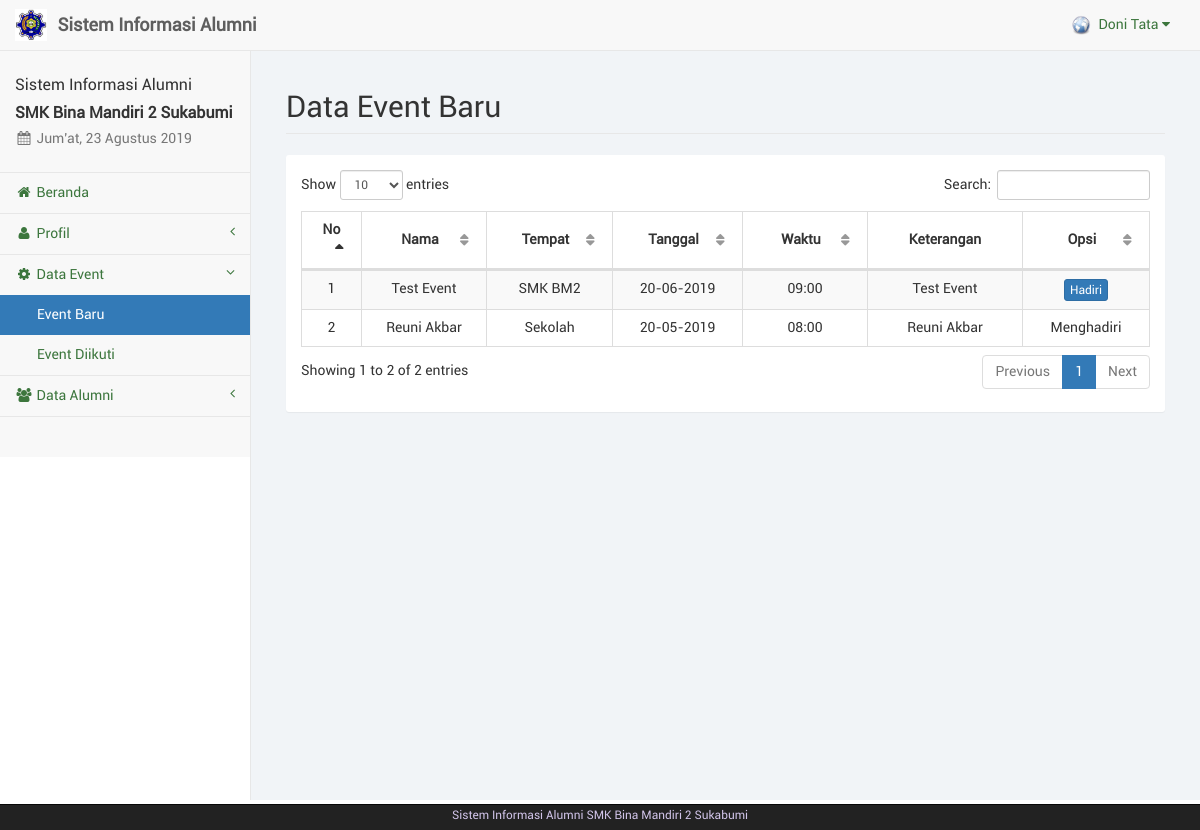
The page /alumni/event_baru.php (signed in) on the database its author committed.
### tables this page shows
CREATE TABLE IF NOT EXISTS `alumni` (
  `nis` varchar(20) NOT NULL,
  `nama` varchar(50) NOT NULL,
  `id_thn` int(11) NOT NULL,
  `jns_kelamin` varchar(20) NOT NULL,
  `tmpt_lahir` varchar(50) NOT NULL,
  `tgl_lahir` date NOT NULL,
  `telp` varchar(20) NOT NULL,
  `pekerjaan` varchar(50) NOT NULL,
  `alamat` text NOT NULL,
  `foto` text NOT NULL,
  `password` text NOT NULL
);

CREATE TABLE IF NOT EXISTS `event` (
  `id_event` int(11) NOT NULL,
  `nama_event` varchar(50) NOT NULL,
  `tgl_event` date NOT NULL,
  `tempat_event` varchar(50) NOT NULL,
  `waktu_event` varchar(20) NOT NULL,
  `batas_daftar` date NOT NULL,
  `keterangan` text NOT NULL,
  `status` varchar(20) NOT NULL,
  `id_adm` int(11) NOT NULL
);

### alumni/sess_check.php (called while the page is built, shortened)
<?php
	$chk_sess = $_SESSION['alumni'];
	include("../dist/config/koneksi.php");
	include("../dist/config/library.php");
	$sql_sess = "SELECT * FROM alumni WHERE nis='". $chk_sess ."'";
	$ress_sess = mysqli_query($conn, $sql_sess);
	$row_sess = mysqli_fetch_array($ress_sess);
	$sess_nis = $row_sess['nis'];
	$sess_alumniname = $row_sess['nama'];
	$sess_alumnifoto = $row_sess['foto'];
?>

### dist/config/library.php (called while the page is built, shortened)
<?php
function IndonesiaTgl($tanggal){
	$tgl=substr($tanggal,8,2);
	$bln=substr($tanggal,5,2);
	$thn=substr($tanggal,0,4);
	$tanggal="$tgl-$bln-$thn";
	return $tanggal;
}
?>

### alumni/event_baru.php (the view, shortened to what this page needs)
<?php
	include("sess_check.php");
	$pagedesc = "Data Event";
	include("layout_top.php");
?>
		<div id="page-wrapper">
            <div class="container-fluid">
                <div class="row">
                    <div class="col-lg-12">
                        <h1 class="page-header">Data Event Baru</h1>
                    </div>
                </div>
				<div class="row">
					<div class="col-lg-12"><?php include("layout_alert.php"); ?></div>
				</div>
				<div class="row">
					<div class="col-lg-12">
						<div class="panel panel-default">
							<div class="panel-body">
								<table class="table table-striped table-bordered table-hover" id="tabel-data">
									<thead>
										<tr>
											<th width="1%">No</th>
											<th width="10%">Nama</th>
											<th width="10%">Tempat</th>
											<th width="10%">Tanggal</th>
											<th width="10%">Waktu</th>
											<th width="10%">Keterangan</th>
											<th width="10%">Opsi</th>
										</tr>
									</thead>
									<tbody>
										<?php
											$i = 1;
											$nis = $sess_nis;
											$stt = "Open";
											$sql = "SELECT * FROM event WHERE status='$stt' ORDER BY tgl_event DESC";
											$ress = mysqli_query($conn, $sql);
											while($data = mysqli_fetch_array($ress)) {
												$id = $data['id_event'];
												echo '<tr>';
												echo '<td class="text-center">'. $i .'</td>';
												echo '<td class="text-center">'.$data['nama_event'].'</td>';
												echo '<td class="text-center">'. $data['tempat_event'] .'</td>';
												echo '<td class="text-center">'. IndonesiaTgl($data['tgl_event']) .'</td>';
												echo '<td class="text-center">'. $data['waktu_event'] .'</td>';
												echo '<td class="text-center">'. $data['keterangan'] .'</td>';
												echo '<td class="text-center">';
												$sqlcek = "SELECT * FROM temp_event WHERE nis='$nis' AND id_event='$id'";
												$resscek = mysqli_query($conn, $sqlcek);
												$rows = mysqli_num_rows($resscek);
												if($rows<1){
												?>
													  <a href="event_hadir.php?eve=<?php echo $data['id_event'];?>" onclick="return confirm('Apakah anda yakin akan menghadiri event <?php echo $data['nama_event'];?>?');" class="btn btn-primary btn-xs">Hadiri</a></td>
												<?php
												}else{
													echo "Menghadiri";
												}
													  echo '</td>';
												echo '</tr>';
												$i++;
											}
										?>
									</tbody>
								</table>
							</div>
						</div>
					</div>
				</div>
            </div>
        </div>
<?php
	include("layout_bottom.php");
?>

### alumni/layout_top.php (shortened to what this page needs)
<?php
	$haries = array("Sunday" => "Minggu", "Monday" => "Senin", "Tuesday" => "Selasa", "Wednesday" => "Rabu", "Thursday" => "Kamis", "Friday" => "Jum'at", "Saturday" => "Sabtu");
	$bulans = array("", "Januari", "Februari", "Maret", "April", "Mei", "Juni", "Juli", "Agustus", "September", "Oktober", "November", "Desember");
	$hari_ini = $haries[date("l")];
	$bulan_ini = $bulans[date("n")];
	$tanggal = date("d");
	$tahun = date("Y");
?>
<!DOCTYPE html>
<html lang="en">
<head>
	<link href="libs/bootstrap/dist/css/bootstrap.min.css" rel="stylesheet">
	<link href="libs/metisMenu/dist/metisMenu.min.css" rel="stylesheet">
    <link href="libs/datatables-plugins/integration/bootstrap/3/dataTables.bootstrap.css" rel="stylesheet">
    <link href="libs/datatables-responsive/css/dataTables.responsive.css" rel="stylesheet">
	<link href="dist/css/sb-admin-2.css" rel="stylesheet">
	<link href="dist/css/offline-font.css" rel="stylesheet">
	<link href="dist/css/custom.css" rel="stylesheet">
	<link href="libs/font-awesome/css/font-awesome.min.css" rel="stylesheet" type="text/css">
</head>
<body>
    <div id="wrapper">
        <nav class="navbar navbar-default navbar-static-top" role="navigation" style="margin-bottom: 0">
            <div class="navbar-header">
				<a class="navbar-brand hidden-xs" href="index.php">
					<img src="../foto/bm.jpg" alt="brand" width="32" class="float-left image-brand">
					<div class="float-right">&nbsp;<strong>Sistem Informasi Alumni</strong></div>
				</a>
			</div>
            <ul class="nav navbar-top-links navbar-right">
				<li class="dropdown dropdown-right">
					<a class="dropdown-toggle" data-toggle="dropdown" href="#">
						<img src="../foto/<?php echo $sess_alumnifoto;?>" width="20px" height="20px" padding="0px">&nbsp;&nbsp;<?php echo ucfirst($sess_alumniname); ?>&nbsp;<i class="fa fa-caret-down"></i>
					</a>
				</li>
			</ul>
            <div class="navbar-default sidebar" role="navigation">
                <div class="sidebar-nav navbar-collapse">
                    <ul class="nav" id="side-menu">
                        <li class="sidebar-search">
							<h4>Sistem Informasi Alumni</h4>
							<h4><b>SMK Bina Mandiri 2 Sukabumi</b></h4>
							<h5 class="text-muted"><i class="fa fa-calendar fa-fw"></i>&nbsp;<?php echo $hari_ini.", ".$tanggal." ".$bulan_ini." ".$tahun ?></h5>
						</li>
						<?php
							if($pagedesc == "Beranda") {
								echo '<li><a href="index.php" class="active"><i class="fa fa-home fa-fw"></i>&nbsp;Beranda</a></li>';
							}
							else {
								echo '<li><a href="index.php"><i class="fa fa-home fa-fw"></i>&nbsp;Beranda</a></li>';
							}
							if(isset($menuparent) && $menuparent == "profil") {
								echo '<li class="active">';
							}
							else {
								echo '<li>';
							}
						?>
							<a href="#"><i class="fa fa-user fa-fw"></i>&nbsp;Profil<span class="fa arrow"></span></a>
						</li>
						<?php
							if(isset($menuparent) && $menuparent == "event") {
								echo '<li class="active">';
							}
							else {
								echo '<li>';
							}
						?>
							<a href="#"><i class="fa fa-gear fa-fw"></i>&nbsp;Data Event<span class="fa arrow"></span></a>
							<ul class="nav nav-second-level">
								<?php
									if($pagedesc == "Event Baru") {
										echo '<li><a href="event_baru.php" class="active">Event Baru</a></li>';
									}
									else {
										echo '<li><a href="event_baru.php">Event Baru</a></li>';
									}
									if($pagedesc == "Event Diikuti") {
										echo '<li><a href="event_diikuti.php" class="active">Event Diikuti</a></li>';
									}
									else {
										echo '<li><a href="event_diikuti.php">Event Diikuti</a></li>';
									}
								?>
							</ul>
						<?php
							if(isset($menuparent) && $menuparent == "alumni") {
								echo '<li class="active">';
							}
							else {
								echo '<li>';
							}
						?>
							<a href="#"><i class="fa fa-group fa-fw"></i>&nbsp;Data Alumni<span class="fa arrow"></span></a>
						</li>
	                </ul>
                </div>
            </div>
        </nav>

### rows shown on the page
alumni: foto (picture), nama "Doni Tata"
event: nama_event "Test Event", tempat_event "SMK BM2", tgl_event "20-06-2019", waktu_event "09:00", keterangan "Test Event"
event: nama_event "Reuni Akbar", tempat_event "Sekolah", tgl_event "20-05-2019", waktu_event "08:00", keterangan "Reuni Akbar", shows "Menghadiri"
